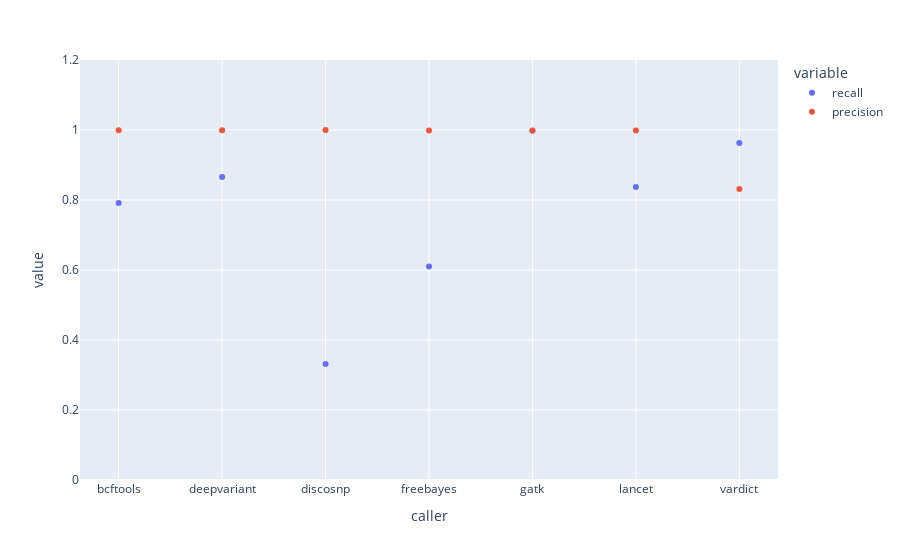

The cell this chart's notebook holds for it:
### Markdown cell above
### INS only

### Code cell
fig = px.scatter(ins_summary_nofilter, x='caller', y=['recall', 'precision'], range_y=[0,1.2],
                 category_orders={'caller': ['bcftools', 'deepvariant', 'discosnp', 'freebayes', 
                                             'gatk', 'lancet', 'vardict']})
fig.show()

### Figure 1 — Plotly figure (JSON) as saved in the notebook; plotly's stock layout.template omitted (floating-point values rounded to 4 significant figures)
{"data": [{"hovertemplate": "variable=recall<br>caller=%{x}<br>value=%{y}<extra></extra>", "legendgroup": "recall", "marker": {"color": "#636efa", "symbol": "circle"}, "mode": "markers", "name": "recall", "orientation": "v", "showlegend": true, "type": "scatter", "x": ["deepvariant", "bcftools", "vardict", "freebayes", "lancet", "gatk", "discosnp"], "xaxis": "x", "y": [0.8654, 0.7915, 0.9629, 0.6099, 0.8371, 0.9982, 0.3312], "yaxis": "y"}, {"hovertemplate": "variable=precision<br>caller=%{x}<br>value=%{y}<extra></extra>", "legendgroup": "precision", "marker": {"color": "#EF553B", "symbol": "circle"}, "mode": "markers", "name": "precision", "orientation": "v", "showlegend": true, "type": "scatter", "x": ["deepvariant", "bcftools", "vardict", "freebayes", "lancet", "gatk", "discosnp"], "xaxis": "x", "y": [0.9996, 0.9991, 0.8317, 0.9988, 0.9987, 0.9989, 1], "yaxis": "y"}], "layout": {"autosize": true, "legend": {"title": {"text": "variable"}, "tracegroupgap": 0}, "margin": {"t": 60}, "xaxis": {"anchor": "y", "autorange": true, "categoryarray": ["bcftools", "deepvariant", "discosnp", "freebayes", "gatk", "lancet", "vardict"], "categoryorder": "array", "domain": [0, 1], "range": [-0.3645, 6.364], "title": {"text": "caller"}, "type": "category"}, "yaxis": {"anchor": "x", "domain": [0, 1], "range": [0, 1.2], "title": {"text": "value"}, "type": "linear"}}}
